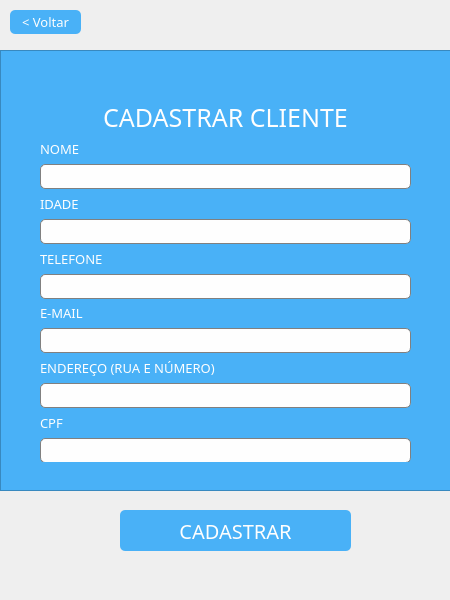
<?xml version="1.0" encoding="UTF-8"?>
<ui version="4.0">
 <class>telaCadastroCliente</class>
 <widget class="QDialog" name="telaCadastroCliente">
  <property name="geometry">
   <rect>
    <x>0</x>
    <y>0</y>
    <width>450</width>
    <height>600</height>
   </rect>
  </property>
  <property name="sizePolicy">
   <sizepolicy hsizetype="Fixed" vsizetype="Fixed">
    <horstretch>0</horstretch>
    <verstretch>0</verstretch>
   </sizepolicy>
  </property>
  <property name="minimumSize">
   <size>
    <width>450</width>
    <height>600</height>
   </size>
  </property>
  <property name="maximumSize">
   <size>
    <width>450</width>
    <height>600</height>
   </size>
  </property>
  <property name="sizeIncrement">
   <size>
    <width>450</width>
    <height>600</height>
   </size>
  </property>
  <property name="windowTitle">
   <string>BIBLIOTECA</string>
  </property>
  <property name="windowIcon">
   <iconset resource="arquivos.qrc">
    <normaloff>:/images/images/icone.ico</normaloff>:/images/images/icone.ico</iconset>
  </property>
  <widget class="QPushButton" name="pushButton">
   <property name="geometry">
    <rect>
     <x>10</x>
     <y>10</y>
     <width>71</width>
     <height>24</height>
    </rect>
   </property>
   <property name="cursor">
    <cursorShape>PointingHandCursor</cursorShape>
   </property>
   <property name="focusPolicy">
    <enum>Qt::NoFocus</enum>
   </property>
   <property name="styleSheet">
    <string notr="true">QPushButton{font-size: 13px;
border-radius: 5px;
background-color:#49b1f7;
color: #fefefe;
font-family:Franklin Gothic Heavy;
}

:hover{
background-color:#73c3f9;
}</string>
   </property>
   <property name="text">
    <string>&lt; Voltar</string>
   </property>
  </widget>
  <widget class="QWidget" name="layoutWidget">
   <property name="geometry">
    <rect>
     <x>40</x>
     <y>140</y>
     <width>371</width>
     <height>322</height>
    </rect>
   </property>
   <layout class="QHBoxLayout" name="horizontalLayout">
    <item>
     <layout class="QVBoxLayout" name="verticalLayout">
      <item>
       <widget class="QLabel" name="label">
        <property name="styleSheet">
         <string notr="true">color: #fefefe;
font-family:Franklin Gothic Heavy;
font-size:13px;</string>
        </property>
        <property name="text">
         <string>NOME</string>
        </property>
       </widget>
      </item>
      <item>
       <widget class="QLineEdit" name="nomeCliente_txt">
        <property name="minimumSize">
         <size>
          <width>0</width>
          <height>25</height>
         </size>
        </property>
        <property name="maximumSize">
         <size>
          <width>16777215</width>
          <height>25</height>
         </size>
        </property>
        <property name="focusPolicy">
         <enum>Qt::StrongFocus</enum>
        </property>
        <property name="styleSheet">
         <string notr="true">border: 1px solid grey;
  border-radius: 5px;
background-color:#fefefe;
color:#303030</string>
        </property>
       </widget>
      </item>
      <item>
       <widget class="QLabel" name="label_7">
        <property name="styleSheet">
         <string notr="true">color: #fefefe;
font-family:Franklin Gothic Heavy;
font-size:13px;</string>
        </property>
        <property name="text">
         <string>IDADE</string>
        </property>
       </widget>
      </item>
      <item>
       <widget class="QLineEdit" name="idadeCliente_txt">
        <property name="minimumSize">
         <size>
          <width>0</width>
          <height>25</height>
         </size>
        </property>
        <property name="maximumSize">
         <size>
          <width>16777215</width>
          <height>25</height>
         </size>
        </property>
        <property name="styleSheet">
         <string notr="true">border: 1px solid grey;
  border-radius: 5px;
background-color:#fefefe;
color:#303030</string>
        </property>
       </widget>
      </item>
      <item>
       <widget class="QLabel" name="label_3">
        <property name="styleSheet">
         <string notr="true">color: #fefefe;
font-family:Franklin Gothic Heavy;
font-size:13px;</string>
        </property>
        <property name="text">
         <string>TELEFONE</string>
        </property>
       </widget>
      </item>
      <item>
       <widget class="QLineEdit" name="telefoneCliente_txt">
        <property name="minimumSize">
         <size>
          <width>0</width>
          <height>25</height>
         </size>
        </property>
        <property name="maximumSize">
         <size>
          <width>16777215</width>
          <height>25</height>
         </size>
        </property>
        <property name="styleSheet">
         <string notr="true">border: 1px solid grey;
  border-radius: 5px;
background-color:#fefefe;
color:#303030</string>
        </property>
       </widget>
      </item>
      <item>
       <widget class="QLabel" name="label_4">
        <property name="styleSheet">
         <string notr="true">color: #fefefe;
font-family:Franklin Gothic Heavy;
font-size:13px;</string>
        </property>
        <property name="text">
         <string>E-MAIL</string>
        </property>
       </widget>
      </item>
      <item>
       <widget class="QLineEdit" name="emailCliente_txt">
        <property name="minimumSize">
         <size>
          <width>0</width>
          <height>25</height>
         </size>
        </property>
        <property name="maximumSize">
         <size>
          <width>16777215</width>
          <height>25</height>
         </size>
        </property>
        <property name="styleSheet">
         <string notr="true">border: 1px solid grey;
  border-radius: 5px;
background-color:#fefefe;
color:#303030</string>
        </property>
       </widget>
      </item>
      <item>
       <widget class="QLabel" name="label_5">
        <property name="styleSheet">
         <string notr="true">color: #fefefe;
font-family:Franklin Gothic Heavy;
font-size:13px;</string>
        </property>
        <property name="text">
         <string>ENDEREÇO (RUA E NÚMERO)</string>
        </property>
       </widget>
      </item>
      <item>
       <widget class="QLineEdit" name="enderecoCliente_txt">
        <property name="minimumSize">
         <size>
          <width>0</width>
          <height>25</height>
         </size>
        </property>
        <property name="maximumSize">
         <size>
          <width>16777215</width>
          <height>25</height>
         </size>
        </property>
        <property name="styleSheet">
         <string notr="true">border: 1px solid grey;
  border-radius: 5px;
background-color:#fefefe;
color:#303030</string>
        </property>
        <property name="echoMode">
         <enum>QLineEdit::Normal</enum>
        </property>
       </widget>
      </item>
      <item>
       <widget class="QLabel" name="label_2">
        <property name="styleSheet">
         <string notr="true">color: #fefefe;
font-family:Franklin Gothic Heavy;
font-size:13px;</string>
        </property>
        <property name="text">
         <string>CPF</string>
        </property>
       </widget>
      </item>
      <item>
       <widget class="QLineEdit" name="documentoCliente_txt">
        <property name="minimumSize">
         <size>
          <width>0</width>
          <height>25</height>
         </size>
        </property>
        <property name="maximumSize">
         <size>
          <width>16777215</width>
          <height>25</height>
         </size>
        </property>
        <property name="styleSheet">
         <string notr="true">border: 1px solid grey;
  border-radius: 5px;
background-color:#fefefe;
color:#303030</string>
        </property>
       </widget>
      </item>
     </layout>
    </item>
   </layout>
  </widget>
  <widget class="QLabel" name="cliente_img">
   <property name="geometry">
    <rect>
     <x>190</x>
     <y>20</y>
     <width>60</width>
     <height>60</height>
    </rect>
   </property>
   <property name="maximumSize">
    <size>
     <width>60</width>
     <height>60</height>
    </size>
   </property>
   <property name="text">
    <string/>
   </property>
   <property name="pixmap">
    <pixmap resource="arquivos.qrc">:/images/images/2.png</pixmap>
   </property>
   <property name="scaledContents">
    <bool>true</bool>
   </property>
  </widget>
  <widget class="QPushButton" name="cadastrarCliente_btn">
   <property name="geometry">
    <rect>
     <x>120</x>
     <y>510</y>
     <width>231</width>
     <height>41</height>
    </rect>
   </property>
   <property name="sizePolicy">
    <sizepolicy hsizetype="Minimum" vsizetype="Expanding">
     <horstretch>0</horstretch>
     <verstretch>0</verstretch>
    </sizepolicy>
   </property>
   <property name="cursor">
    <cursorShape>PointingHandCursor</cursorShape>
   </property>
   <property name="focusPolicy">
    <enum>Qt::NoFocus</enum>
   </property>
   <property name="styleSheet">
    <string notr="true">QPushButton{font-size: 20px;
border-radius: 5px;
background-color:#49b1f7;
color: #fefefe;
font-family:Franklin Gothic Heavy;}

:hover{
background-color:#73c3f9;
}
</string>
   </property>
   <property name="text">
    <string>CADASTRAR</string>
   </property>
   <property name="autoDefault">
    <bool>false</bool>
   </property>
  </widget>
  <widget class="QFrame" name="frame">
   <property name="geometry">
    <rect>
     <x>0</x>
     <y>50</y>
     <width>451</width>
     <height>441</height>
    </rect>
   </property>
   <property name="styleSheet">
    <string notr="true">background-color:#49b1f7;
color:#fefefe;</string>
   </property>
   <property name="frameShape">
    <enum>QFrame::StyledPanel</enum>
   </property>
   <property name="frameShadow">
    <enum>QFrame::Raised</enum>
   </property>
   <widget class="QLabel" name="login_2">
    <property name="geometry">
     <rect>
      <x>40</x>
      <y>50</y>
      <width>371</width>
      <height>31</height>
     </rect>
    </property>
    <property name="styleSheet">
     <string notr="true">font-family:Franklin Gothic Heavy;
font-size:25px;
color:#fefefe;
</string>
    </property>
    <property name="text">
     <string>CADASTRAR CLIENTE</string>
    </property>
    <property name="textFormat">
     <enum>Qt::PlainText</enum>
    </property>
    <property name="alignment">
     <set>Qt::AlignCenter</set>
    </property>
    <property name="textInteractionFlags">
     <set>Qt::TextSelectableByMouse</set>
    </property>
   </widget>
  </widget>
  <zorder>frame</zorder>
  <zorder>pushButton</zorder>
  <zorder>layoutWidget</zorder>
  <zorder>cliente_img</zorder>
  <zorder>cadastrarCliente_btn</zorder>
 </widget>
 <resources>
  <include location="arquivos.qrc"/>
 </resources>
 <connections/>
</ui>
